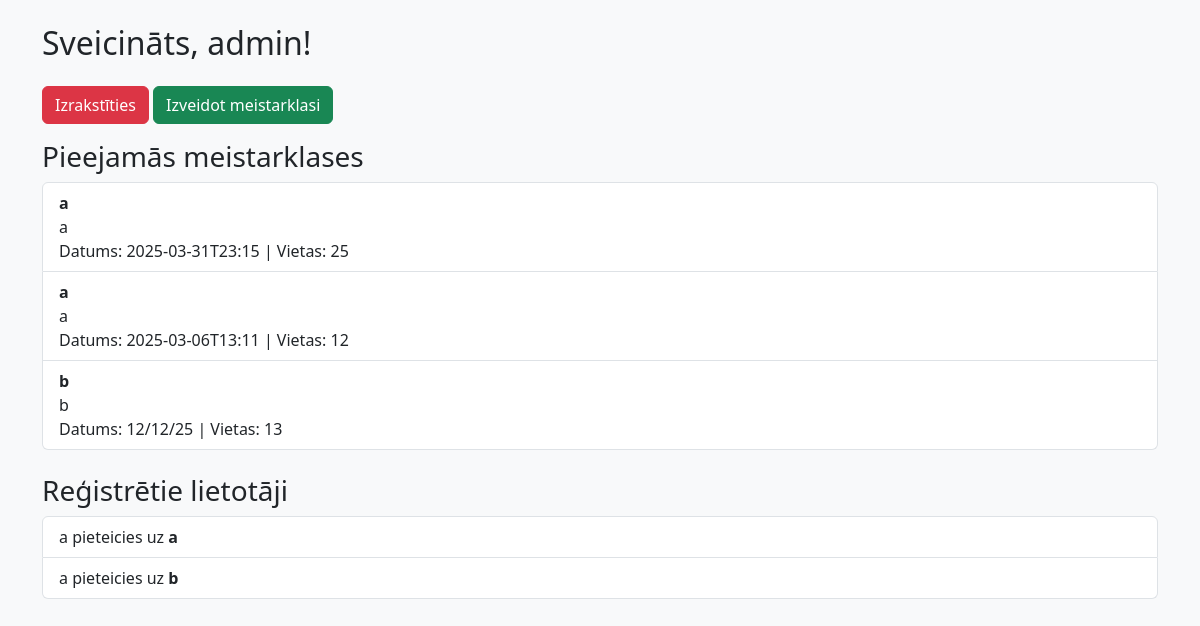
The page /dashboard (signed in) on the database its author committed.
### main.py (models this page shows)
class User(UserMixin, db.Model):
    id = db.Column(db.Integer, primary_key=True)
    username = db.Column(db.String(150), unique=True, nullable=False)
    password = db.Column(db.String(150), nullable=False)
    role = db.Column(db.String(10), nullable=False)

class Workshop(db.Model):
    id = db.Column(db.Integer, primary_key=True)
    title = db.Column(db.String(150), nullable=False)
    description = db.Column(db.Text, nullable=False)
    date = db.Column(db.String(50), nullable=False)
    capacity = db.Column(db.Integer, nullable=False)

class Registration(db.Model):
    id = db.Column(db.Integer, primary_key=True)
    user_id = db.Column(db.Integer, db.ForeignKey('user.id'))
    workshop_id = db.Column(db.Integer, db.ForeignKey('workshop.id'))

### main.py (the view)
@app.route('/dashboard')
@login_required
def dashboard():
    workshops = Workshop.query.all()
    registrations = []
    if current_user.role == 'admin':
        registrations = db.session.query(Registration, User, Workshop)            .join(User, Registration.user_id == User.id)            .join(Workshop, Registration.workshop_id == Workshop.id)            .all()
    return render_template('dashboard.html', workshops=workshops, registrations=registrations)

### main.py (called while the page is built)
@login_manager.user_loader
def load_user(user_id):
    return db.session.get(User, int(user_id))

@app.before_request
def before_request():
    if not hasattr(app, 'db_initialized'):
        db.create_all()
        create_admin()
        app.db_initialized = True

### templates/dashboard.html (shortened to what this page needs)
<!DOCTYPE html>
<html lang="lv">
<head>
    <link rel="stylesheet" href="https://cdn.jsdelivr.net/npm/bootstrap@5.3.2/dist/css/bootstrap.min.css">
</head>
<body class="bg-light">
    <div class="container mt-4">
        <h2 class="mb-4">Sveicināts, {{ current_user.username }}!</h2>
        <div class="mb-3">
            <a href="{{ url_for('logout') }}" class="btn btn-danger">Izrakstīties</a>
            {% if current_user.role == 'admin' %}
                <a href="{{ url_for('create') }}" class="btn btn-success">Izveidot meistarklasi</a>
            {% endif %}
        </div>
        <h3>Pieejamās meistarklases</h3>
        <ul class="list-group mb-4">
            {% for workshop in workshops %}
                <li class="list-group-item d-flex justify-content-between align-items-center">
                    <div>
                        <strong>{{ workshop.title }}</strong><br>
                        {{ workshop.description }}<br>
                        Datums: {{ workshop.date }} | Vietas: {{ workshop.capacity }}
                    </div>
                </li>
            {% endfor %}
        </ul>
        {% if current_user.role == 'admin' %}
            <h3>Reģistrētie lietotāji</h3>
            <ul class="list-group">
                {% for reg, user, workshop in registrations %}
                    <li class="list-group-item">
                        {{ user.username }} pieteicies uz <strong>{{ workshop.title }}</strong>
                    </li>
                {% endfor %}
            </ul>
        {% endif %}
    </div>
</body>
</html>

### rows shown on the page
User: username "admin"
Workshop: title "a", description "a", date "2025-03-31T23:15", capacity "25"
Workshop: title "a", description "a", date "2025-03-06T13:11", capacity "12"
Workshop: title "b", description "b", date "12/12/25", capacity "13"
Registration: username "a", title "a"
Registration: username "a", title "b"
